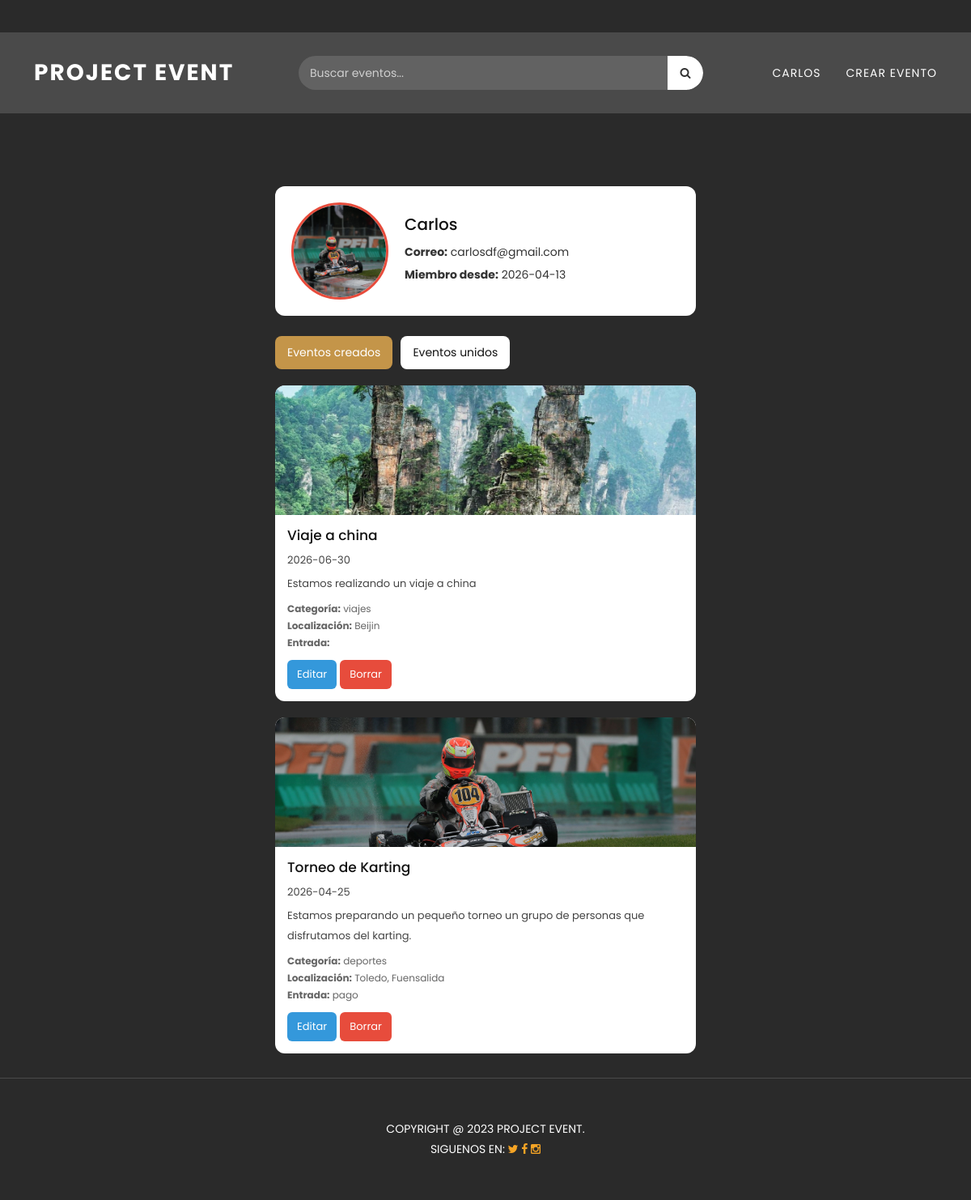
/PaginaPerfil.php (signed in), run on the app's committed database.
### tables this page shows
CREATE TABLE `usuarios` (
  `usuario_id` int(11) NOT NULL,
  `contraseña` varchar(60) NOT NULL,
  `correo` varchar(200) NOT NULL,
  `nombre` varchar(50) NOT NULL,
  `fecha` date NOT NULL,
  `imagen` varchar(255) DEFAULT NULL
);

CREATE TABLE `eventos` (
  `id` int(200) NOT NULL,
  `nomevent` varchar(50) NOT NULL,
  `categoria` varchar(25) NOT NULL,
  `fecha` date NOT NULL,
  `localizacion` varchar(50) NOT NULL,
  `descripcion` varchar(255) NOT NULL,
  `imagen` varchar(200) NOT NULL,
  `usuario` varchar(25) NOT NULL,
  `correo` varchar(50) NOT NULL,
  `max_asistentes` int(10) UNSIGNED DEFAULT NULL,
  `entrada` enum('gratis','pago') NOT NULL DEFAULT 'gratis',
  `usuario_id` int(11) DEFAULT NULL
);

### usuarios.php (called while the page is built, shortened)
<?php
include ('dbEvent.php');
include ('Perfil.php');
function obtenerDatosPerfil(){
    global $conexion;
    $user = $_SESSION["usuario"]["usuario_id"];
    $consulta = "SELECT correo, nombre, fecha, imagen FROM usuarios WHERE usuario_id = '".$user."'";
    $resultado = mysqli_query($conexion, $consulta);
    $perfil = array();
    if ($resultado){
        while ($fila = mysqli_fetch_assoc($resultado))
        {
           $nuevoPerfil = new Perfil ($fila ["correo"], $fila ["nombre"], $fila ["fecha"], $fila ["imagen"]);
           array_push ($perfil, $nuevoPerfil);
        }
        return $perfil;
    }
    else
    {
        echo $conexion -> error;
    }
}
?>

### Perfil.php (called while the page is built, shortened)
<?php
class Perfil{
function __construct($correo, $nombre , $fecha, $imagen){
    $this -> correo = $correo;
    $this -> nombre = $nombre;
    $this -> fecha = $fecha;
    $this -> imagen = $imagen;
}
}
?>

### FuncionesEventos.php (called while the page is built, shortened)
<?php
require ('dbEvent.php');
require ('Eventos.php');
function listarEventosPerfil(){
    global $conexion;
    $id_user = $_SESSION["usuario"]["usuario_id"];
    $consulta = "SELECT * FROM eventos WHERE usuario_id = ?";
    $stmt = $conexion->prepare($consulta);
    $stmt->bind_param("i", $id_user);
    $stmt->execute();
    $resultado = $stmt->get_result();
    $eventos = array();
    if ($resultado){
        while ($fila = $resultado->fetch_assoc())
        {
           $eventos[] = new Evento(
                $fila["id"],
                $fila["nomevent"],
                $fila["categoria"],
                $fila["fecha"],
                $fila["localizacion"],
                $fila["entrada"],
                $fila["descripcion"],
                $fila["imagen"],
                $fila["usuario_id"],
                $fila["max_asistentes"]
           );
        }
        return $eventos;
    }
}

### Eventos.php (called while the page is built, shortened)
<?php
class Evento{
function __construct($id, $nomevent, $categoria , $fecha, $localizacion, $entrada, $descripcion, $imagen, $usuario_id, $max_asistentes){
    $this -> id = $id;
    $this -> nomevent = $nomevent;
    $this -> categoria = $categoria;
    $this -> fecha = $fecha;
    $this -> localizacion = $localizacion;
    $this -> entrada = $entrada;
    $this -> descripcion = $descripcion;
    $this -> imagen = $imagen;
}
}
?>

### PaginaPerfil.php (the view, shortened to what this page needs)
<?php
require('dbEvent.php');
require('usuarios.php');
require('FuncionesEventos.php');
$usuario  = $_SESSION["usuario"]["nombre"] ?? null;
$tuPerfil   = obtenerDatosPerfil();
?>
<!DOCTYPE html>
<html lang="es">
<head>
<link href="vendor/bootstrap/css/bootstrap.min.css" rel="stylesheet">
<link rel="stylesheet" href="assets/css/fontawesome.css">
<link rel="stylesheet" href="assets/css/templatemo-edu-meeting.css">
<link rel="stylesheet" href="assets/css/owl.css">
<link rel="stylesheet" href="assets/css/lightbox.css">
<link rel="stylesheet" href="assets/css/EstilosPerfil.css">
</head>
<body>
<header class="header-area header-sticky">
  <div class="container">
    <div class="row">
      <div class="col-12">
        <nav class="main-nav">
          <a href="index.php" class="logo">Project Event</a>
          <div class="search-container">
            <form action="ListaEventos.php" method="GET" class="search-form">
              <input type="text" name="q" placeholder="Buscar eventos..." class="search-input">
              <button type="submit" class="search-button">
                <i class="fa fa-search"></i>
              </button>
            </form>
          </div>
          <ul class="event-nav">
            <li class="event-user">
              <?php if (!$usuario): ?>
                <a href="Login.php" class="event-login-btn">Iniciar sesión</a>
              <?php else: ?>
                <button type="button" class="event-user-trigger">
                  <?= htmlspecialchars($usuario) ?>
                </button>
              <?php endif; ?>
            </li>
            <li>
              <a href="verificarSesion.php">Crear Evento</a>
            </li>
          </ul>
        </nav>
      </div>
    </div>
  </div>
</header>
<section class="heading-page header-text" id="top"></section>
<div class="profile-container">
  <div class="profile-card">
    <?php foreach ($tuPerfil as $perfil): ?>
    <div class="profile-avatar">
        <label for="inputImagen">
            <img src="<?= $perfil->imagen ? $perfil->imagen : 'imagenes_proyecto/IconoUsuario3.png' ?>">
        </label>
    </div>
    <div class="profile-info">
        <h2><?= htmlspecialchars($perfil->nombre) ?></h2>
        <p><strong>Correo:</strong> <?= htmlspecialchars($perfil->correo) ?></p>
        <p><strong>Miembro desde:</strong> <?= htmlspecialchars($perfil->fecha) ?></p>
    </div>
    <?php endforeach; ?>
  </div>
  <div class="profile-tabs">
    <button class="tab-btn active" onclick="showTab(0)">Eventos creados</button>
    <button class="tab-btn" onclick="showTab(1)">Eventos unidos</button>
  </div>
  <div class="profile-content">
    <div class="tab-panel active">
      <div class="events-grid">
        <?php
        $eventos = listarEventosPerfil();
        foreach ($eventos as $fila):
        ?>
        <div class="event-card">
          <img src="<?= $fila->imagen ?>">
          <div class="event-body">
            <h3><?= htmlspecialchars($fila->nomevent) ?></h3>
            <p><?= htmlspecialchars($fila->fecha) ?></p>
            <p><?= htmlspecialchars($fila->descripcion) ?></p>
            <div class="event-meta">
              <span><strong>Categoría:</strong> <?= htmlspecialchars($fila->categoria) ?></span>
              <span><strong>Localización:</strong> <?= htmlspecialchars($fila->localizacion) ?></span>
              <span><strong>Entrada:</strong> <?= htmlspecialchars($fila->entrada) ?></span>
            </div>
            <a class="btn-edit" href="formEvento.php?id=<?= $fila->id ?>">
                Editar
            </a>
            <a class="btn-delete" href="#" data-id="<?= $fila->id ?>">
              Borrar
            </a>
          </div>
        </div>
        <?php endforeach; ?>
      </div>
    </div>
  </div>
</div>
<div class="footer">
      <p>Copyright @ 2023 Project Event.
          <br>Siguenos en:
          <a href="https://twitter.com" target="_parent" title="free css templates"><i class="fa fa-twitter"></i></a>
          <a href="https://fb.com" target="_parent" title="free css templates"><i class="fa fa-facebook"></i></a>
          <a href="https://instagram.com" target="_parent" title="free css templates"><i class="fa fa-instagram"></i></a>
      </p>
  </div>
</body>
</html>

### assets/css/templatemo-edu-meeting.css (style rules this page uses)
html, body, div, span, applet, object, iframe, h1, h2, h3, h4, h5, h6, p, blockquote, pre, a, abbr, acronym, address, big, cite, code, del, dfn, em, font, img, ins, kbd, q, s, samp, small, strike, strong, sub, sup, tt, var, b, u, i, center, dl, dt, dd, ol, ul, li, figure, header, nav, section, article, aside, footer, figcaption { margin: 0; padding: 0; border: 0; outline: 0; }
*, *::before, *::after { box-sizing: border-box; }
html, body { font-family: 'Poppins', sans-serif; font-weight: 400; font-size: 16px; background: #fff; -ms-text-size-adjust: 100%; -webkit-font-smoothing: antialiased; -moz-osx-font-smoothing: grayscale; }
header, nav, section, article, aside, footer, hgroup { display: block; }
ul, li { padding: 0; margin: 0; list-style: none; }
ul { margin-bottom: 0; }
h1, h2, h3, h4, h5, h6 { margin-top: 0; margin-bottom: 0; }
p { font-size: 14px; line-height: 25px; color: #2a2a2a; }
img { width: 100%; overflow: hidden; }
a { text-decoration: none !important; color: #3CF; }
.header-area { background-color: rgba(250,250,250,0.15); position: absolute; top: 40px; left: 0; right: 0; z-index: 100; transition: all .5s ease 0s; }
.header-area .main-nav { display: flex; align-items: center; justify-content: space-between; min-height: 80px; background: transparent; }
.header-area .main-nav .logo { line-height: 100px; color: #fff; font-size: 28px; font-weight: 700; text-transform: uppercase; letter-spacing: 2px; transition: all .3s ease 0s; }
.search-container { display: flex; flex: 1; justify-content: center; margin: 20px 0; }
.search-form { display: flex; align-items: stretch; width: 100%; max-width: 500px; height: 42px; background: rgba(116,116,116,0.6); backdrop-filter: blur(10px); border-radius: 25px; overflow: hidden; }
.search-input { flex: 1; border: none; outline: none; padding: 0 14px; height: 100%; background: transparent; color: #fff; font-size: 14px; }
.search-input::placeholder { color: rgba(255,255,255,0.7); }
.search-button { height: 100%; width: 44px; display: flex; align-items: center; justify-content: center; background: #fff; border: none; border-radius: 0 25px 25px 0; cursor: pointer; transition: .3s; }
.search-button i { font-size: 14px; color: #333; }
.event-nav { display: flex; align-items: center; gap: 25px; list-style: none; margin: 0; padding: 0; }
.event-nav li a { color: #fff; text-transform: uppercase; font-size: 14px; letter-spacing: 1px; text-decoration: none; }
.event-user { position: relative; }
.event-user-trigger { background: transparent; border: none; color: #fff; font-size: 14px; text-transform: uppercase; cursor: pointer; letter-spacing: 1px; }
.footer { text-align: center; margin-top: 140px; border-top: 1px solid rgba(250,250,250,0.15); padding: 50px 0; }
.footer p { text-transform: uppercase; font-size: 14px; color: #fff; }
.footer p a { color: #f5a425; }
section.heading-page { padding: 230px 0 110px; text-align: center; }
@media (max-width: 1200px) { .header-area .main-nav::before { display: none; } }

### data on the page
usuarios: imagen (picture), nombre "Carlos", correo "carlosdf@gmail.com", fecha "2026-04-13"
eventos: imagen (picture), nomevent "Viaje a china", fecha "2026-06-30", descripcion "Estamos realizando un viaje a china", categoria "viajes", localizacion "Beijin"
eventos: imagen (picture), nomevent "Torneo de Karting", fecha "2026-04-25", descripcion "Estamos preparando un pequeño torneo un grupo de personas que disfrutamos del karting.", categoria "deportes", localizacion "Toledo, Fuensalida", entrada "pago"

### other printed values
$usuario "CARLOS"
